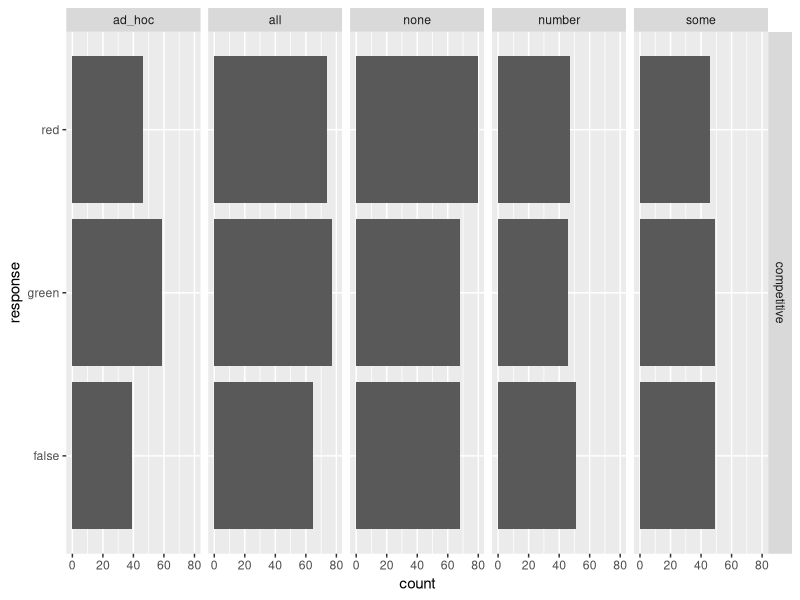
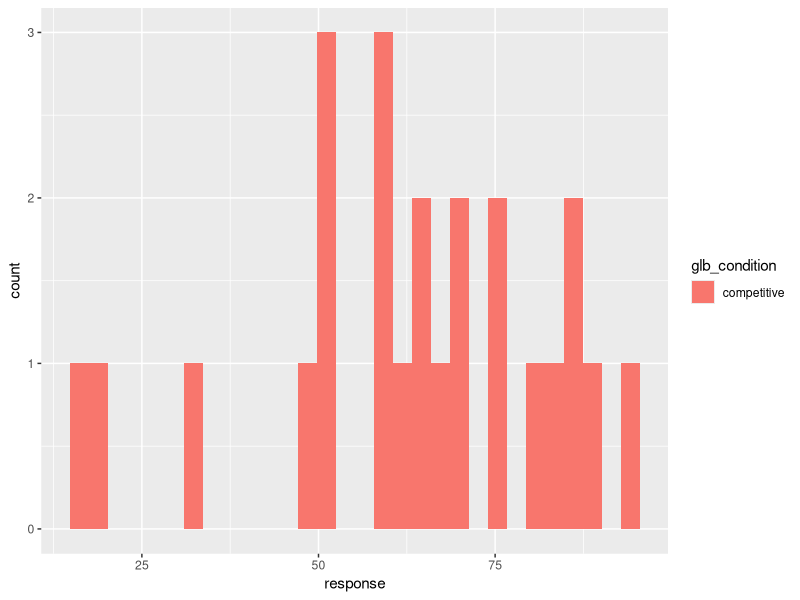
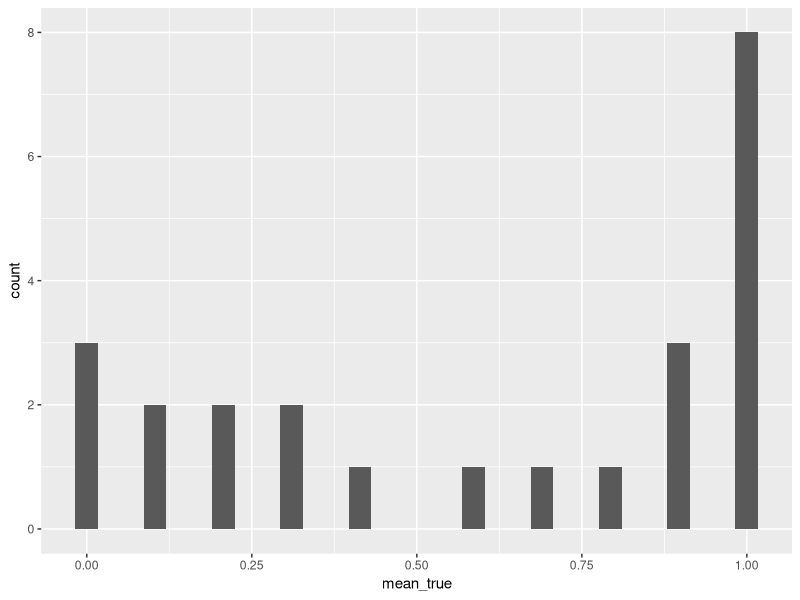
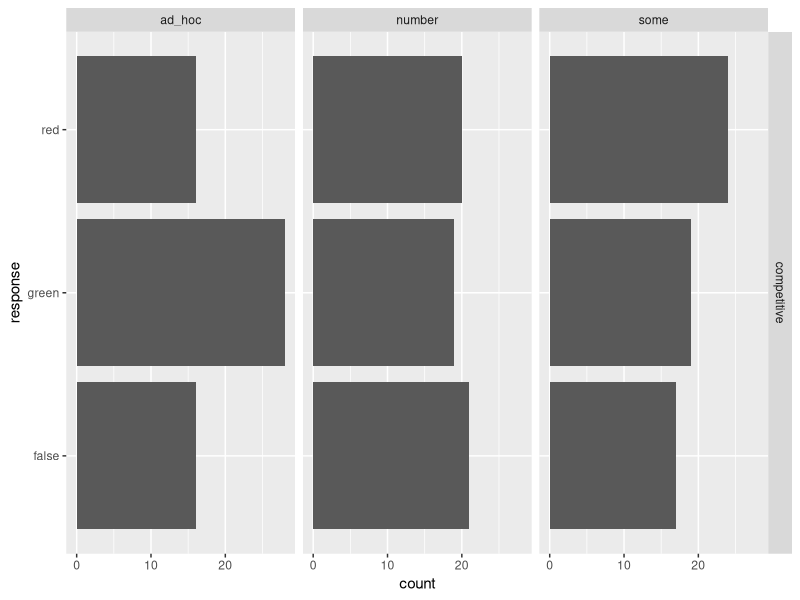
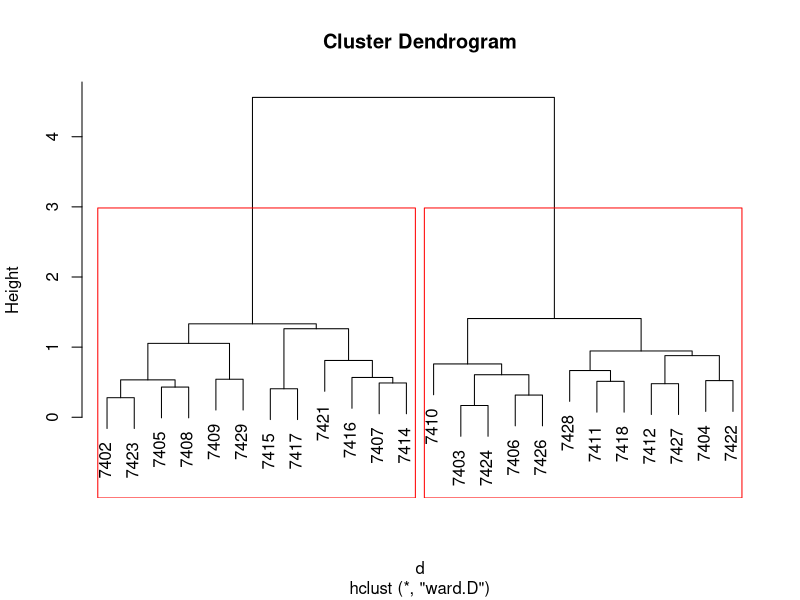
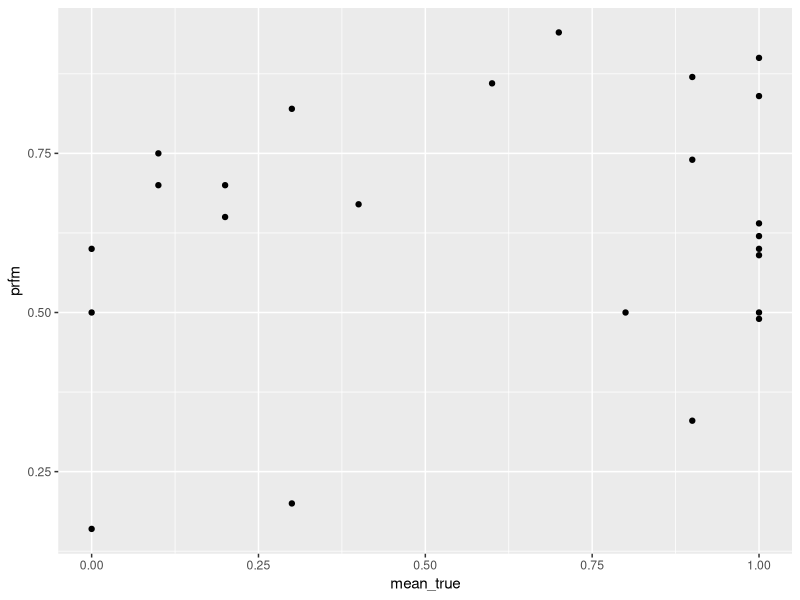

Here is the R script that generated these plots, in order:
library(tidyverse)
library(magrittr)

d = read_csv('data/05_sentence_selection/data_raw.csv') %>% 
  filter(! prolific_id %in% c("TESTMF"))

d$prolific_id %>% unique() %>% length

# bonus payment string

# tibble(string = filter(d, startTime > 1.5538e+12) %>% pull(prolific_id) %>% unique() %>% paste0(",0.75")) %>% 
#   write_csv("~/Desktop/bonus_payments.csv")

# check comments
d$comments %>% unique

# check colorblindness

color_blindness_failures = filter(d, trial_type == "color_blindness_test") %>%
  select(prolific_id, correct, response) %>%
  mutate(correct = ifelse(correct == response,1,0)) %>%
  group_by(prolific_id) %>%
  summarize(mean_correct = mean(correct)) %>%
  filter(mean_correct < 1) %>%
  pull(prolific_id)

d = filter(d, ! prolific_id %in% color_blindness_failures)

message("Number of failures on color blindness test: ", length(color_blindness_failures))

# comprehension checks

# filter(d, trial_type == "comprehension_test") 

# sentence completion

filter(d, trial_type == "sentence_completion") %>% 
  select(prolific_id, condition, glb_condition, condition, response) %>% 
  ggplot(aes(x = response)) + geom_bar() +
  facet_grid(glb_condition~condition) + coord_flip()

# performance rating

filter(d, trial_type == "performance_rating") %>% 
  mutate(response = as.numeric(response)) %>% 
  ggplot(aes(x = response, fill = glb_condition)) + geom_histogram()

# TVJ

d_tvj = filter(d, trial_type == "truth_value_judgements") %>% 
  mutate(response = ifelse(response == "true", 1, 0))

d_summary = d_tvj %>% group_by(trigger, condition) %>% 
  summarize(mean_true = mean(as.numeric(response))) %>% arrange(condition)

d_summary_id = d_tvj %>% group_by(submission_id, trigger, condition) %>% 
  summarize(mean_true = mean(response)) %>% arrange(submission_id) %>% 
  filter(condition == "implicature") 

d_summary_id_imp = d_summary_id %>% filter(trigger != "number") %>% 
  group_by(submission_id) %>% 
  summarize(mean_true = mean(mean_true)) 

d_summary_id_imp %>% 
  ggplot(aes(x = mean_true)) + geom_histogram()
  
message("Number of pragmatic responders: ", sum(d_summary_id_imp$mean_true < 0.5))

# look at pragmatic responders

filter(d, submission_id %in% (filter(d_summary_id_imp, mean_true < 0.5) %>% pull(submission_id ))) %>% 
  filter(trial_type == "sentence_completion", ! condition %in% c("all", "none")) %>% 
  select(prolific_id, condition, glb_condition, condition, response) %>% 
  ggplot(aes(x = response)) + geom_bar() +
  facet_grid(glb_condition~condition) + coord_flip()

# look at patterns in everyone's answers

d_summary_id_completion = filter(d, trial_type == "sentence_completion") %>% 
  group_by(submission_id, condition) %>% 
  summarize(
    red = sum(response == "red")/n()
    # fls = sum(response == "false")/n()
    ) %>% 
  gather(key = response, value = proportion, red) %>% 
  mutate(combined = paste0(response, "_", condition)) %>% 
  select(-condition, - response) %>% 
  spread(key = combined, value = proportion)

d_summary_id_perfomance = filter(d, trial_type == "performance_rating") %>% 
  mutate(prfm = as.integer(response) / 100) %>% 
  select(submission_id, prfm)

d_id = full_join(
  d_summary_id_imp, 
  d_summary_id_perfomance, 
  by = "submission_id"
  ) %>% full_join(d_summary_id_completion, 
                  by = "submission_id")

# clustering (https://www.statmethods.net/advstats/cluster.html)

mydata = as.matrix(d_id[,-1])
rownames(mydata) = d_id %>% pull(submission_id)

d <- dist(mydata, method = "euclidean") # distance matrix
fit <- hclust(d, method="ward") 
plot(fit) # display dendogram
groups <- cutree(fit, k=2) # cut tree into 5 clusters
# draw dendogram with red borders around the 5 clusters 
rect.hclust(fit, k=2, border="red")



#################
library(mclust)
fit <- Mclust(mydata)
# plot(fit) # plot results 
summary(fit) # display the best model

#################

d_id$group = fit$classification

# filter(d_id, group == 1) %>% select(-group) %>% 
#   gather(-submission_id, key = dimension, value = value) %>% 
#   ggplot(aes(x = dimension, y = value)) + geom_bar(stat = "identity") + 
#   facet_grid(submission_id ~.)
# 
# filter(d_id, group == 2) %>% select(-group) %>% 
#   gather(-submission_id, key = dimension, value = value) %>% 
#   ggplot(aes(x = dimension, y = value)) + geom_bar(stat = "identity") + 
#   facet_grid(submission_id ~.)

ggplot(d_id, aes(x = mean_true, y = prfm)) + geom_point()


d_id %<>% 
  mutate(prfm_group = ifelse(abs(prfm - 0.5) < 0.05, "fatalist", 
                             ifelse(prfm > 0.5, "optimist", "pessimist")),
         sem_group = ifelse(abs(mean_true - 0.5) < 0.05, "uncertain",
                            ifelse(mean_true > 0.5, "semantic", "pragmatic")))
with(d_id, table(prfm_group, sem_group))

d_id %>% group_by(prfm_group, sem_group) %>% 
  summarize(mean_red_some = mean(red_some),
            mean_red_ad_hoc = mean(red_ad_hoc),
            mean_red_number = mean(red_number))
